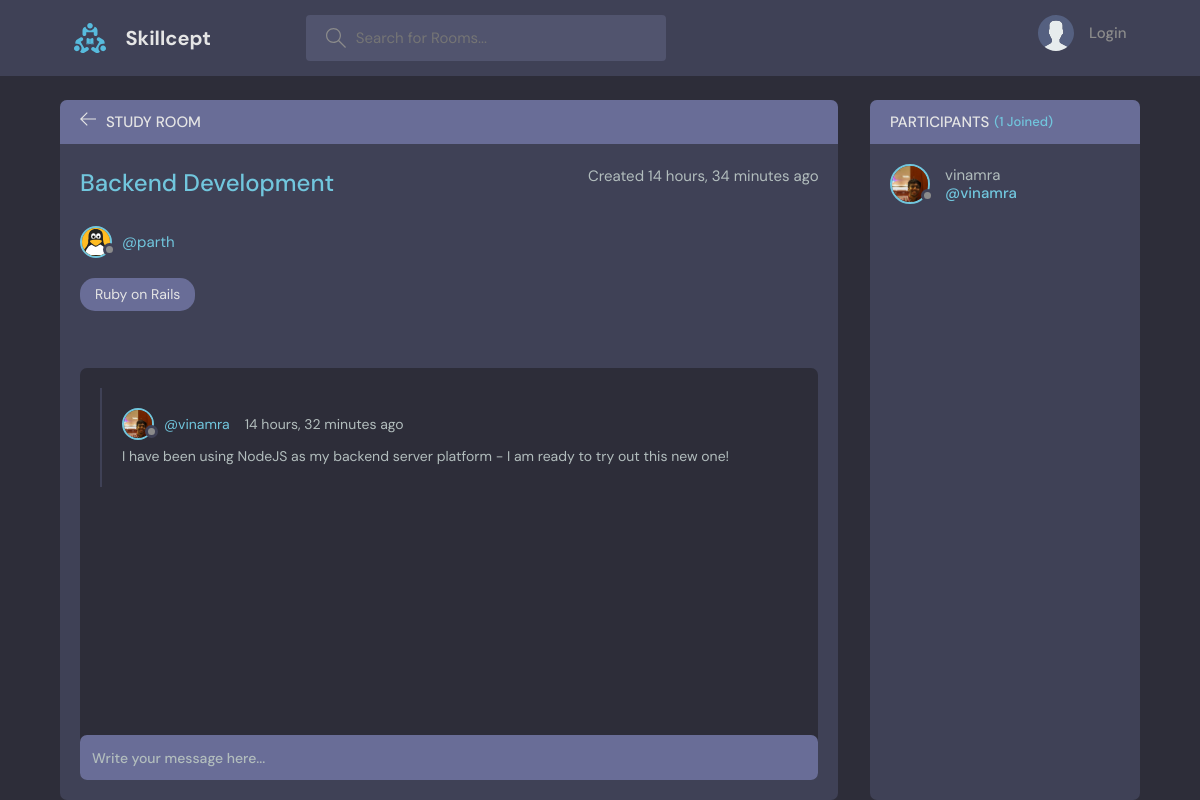
The app's page /room/4/, older data.
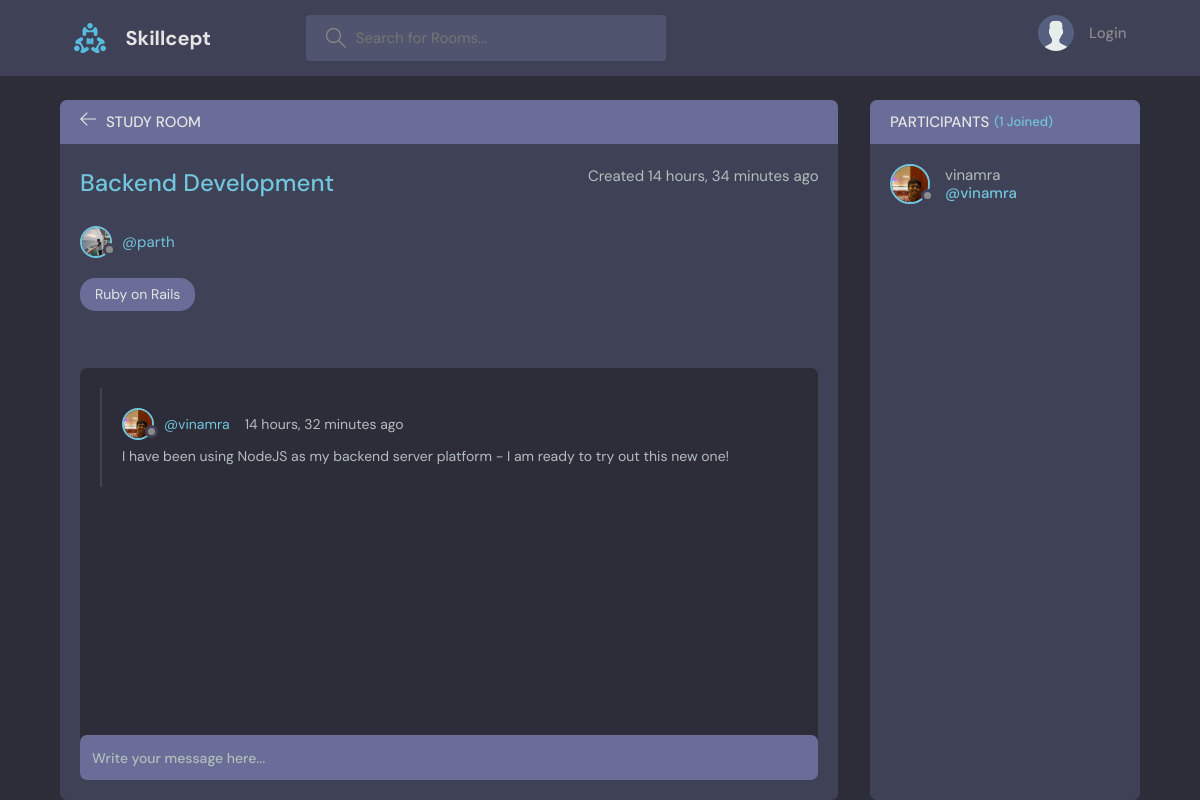
The same page, newer data.
### base/models.py (models this page shows, shortened)
class Room(models.Model):
    host = models.ForeignKey(User, null=True, on_delete=models.SET_NULL)
    topic = models.ForeignKey(Topic, null=True, on_delete=models.SET_NULL)
    name = models.CharField(max_length=200)
    description = models.TextField(null=True, blank=True)
    participants = models.ManyToManyField(User, related_name='participants', blank=True)
    updated = models.DateTimeField(auto_now=True)
    created = models.DateTimeField(auto_now_add=True)
    class Meta:
        ordering = ['-updated', '-created']

class User(AbstractUser):
    name = models.CharField(max_length=200, null=True, unique=True)
    email = models.EmailField(null=True, unique=True)
    bio = models.TextField(null=True)
    avatar = models.ImageField(null=True, default='nophoto.svg')
    USERNAME_FIELD = 'email'
    REQUIRED_FIELDS =  []

class Topic(models.Model):
    name = models.CharField(max_length=200)
    def __str__(self):
        return self.name

### base/views.py (the view, shortened to what this page needs)
# urls.py: path('room/<str:pk>/', views.room, name='room'),
def room(request, pk):
    room = Room.objects.get(id=pk)
    room_messages = room.message_set.all()
    participants = room.participants.all()
    context = {'room': room, 'room_messages': room_messages, 'participants': participants}
    return render(request, 'base/room.html', context)

### base/templates/base/room.html (shortened to what this page needs)
{% extends 'main.html' %}
{% block content %}
    <main class="profile-page layout layout--2">
      <div class="container">
        <div class="room">
          <div class="room__top">
            <div class="room__topLeft">
              <a href="{% url 'home' %}">
                <svg version="1.1" xmlns="http://www.w3.org/2000/svg" width="32" height="32" viewBox="0 0 32 32">
                  <title>arrow-left</title>
                  <path
                    d="M13.723 2.286l-13.723 13.714 13.719 13.714 1.616-1.611-10.96-10.96h27.625v-2.286h-27.625l10.965-10.965-1.616-1.607z"
                  ></path>
                </svg>
              </a>
              <h3>Study Room</h3>
            </div>
          </div>
          <div class="room__box scroll">
            <div class="room__header scroll">
              <div class="room__info">
                <h3>{{room.name}}</h3>
                <span>Created {{room.created|timesince}} ago</span>
              </div>
              <div class="room__hosted">
                <br>
                <a href="{% url 'user-profile' room.host.id %}" class="room__author">
                  <div class="avatar avatar--small">
                    <img src="{{room.host.avatar.url}}" />
                  </div>
                  <span>@{{room.host.username}}</span>
                </a>
              </div>
              <span class="room__topics">{{room.topic}}</span>
            </div>
            <div class="room__conversation">
              <div class="threads scroll">
                {% for message in room_messages %}
                <div class="thread">
                  <div class="thread__top">
                    <div class="thread__author">
                      <a href="{% url 'user-profile' message.user.id %}" class="thread__authorInfo">
                        <div class="avatar avatar--small">
                          <img src="{{message.user.avatar.url}}" />
                        </div>
                        <span>@{{message.user.username}}</span>
                      </a>
                      <span class="thread__date">{{message.created|timesince}} ago</span>
                    </div>
                  </div>
                  <div class="thread__details">
                    {{message.body}}
                  </div>
                </div>
                {% endfor %}
              </div>
            </div>
          </div>
          <div class="room__message">
            <form action="" method="POST">
              <input name="body" placeholder="Write your message here..." autocomplete="off" />
            </form>
          </div>
        </div>
        <div class="participants">
          <h3 class="participants__top">Participants <span>({{participants.count}} Joined)</span></h3>
          <div class="participants__list scroll">
            {% for user in participants %}
              <a href="{% url 'user-profile' user.id %}" class="participant">
                <div class="avatar avatar--medium">
                  <img src="{{user.avatar.url}}" />
                </div>
                <p>
                  {{user.username}}
                  <span>@{{user.username}}</span>
                </p>
              </a>
            {% endfor %}
          </div>
        </div>
      </div>
    </main>
{% endblock %}

Row changes from the older to the newer data that the page shows:
changed through a linked row, Room "Backend Development": host.avatar: picture added in place of a placeholder
